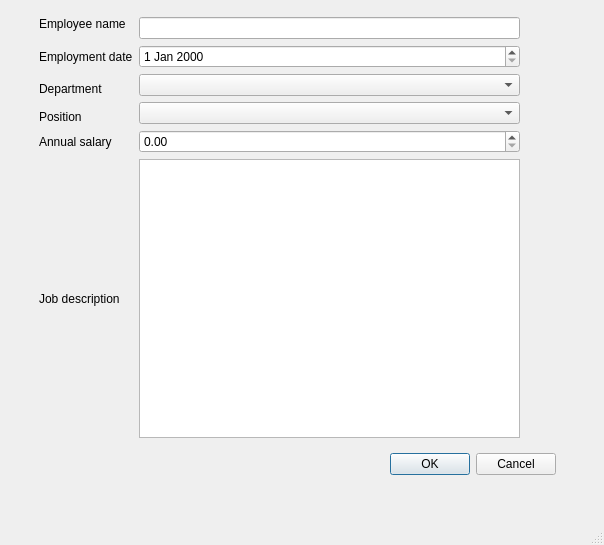
<?xml version="1.0" encoding="UTF-8"?>
<ui version="4.0">
 <class>MainWindow</class>
 <widget class="QMainWindow" name="MainWindow">
  <property name="geometry">
   <rect>
    <x>0</x>
    <y>0</y>
    <width>604</width>
    <height>545</height>
   </rect>
  </property>
  <property name="windowTitle">
   <string>Employment Record</string>
  </property>
  <widget class="QWidget" name="centralwidget">
   <widget class="QWidget" name="layoutWidget">
    <property name="geometry">
     <rect>
      <x>39</x>
      <y>17</y>
      <width>481</width>
      <height>421</height>
     </rect>
    </property>
    <layout class="QGridLayout" name="gridLayout">
     <item row="0" column="0">
      <widget class="QLabel" name="emp_name">
       <property name="text">
        <string>Employee name</string>
       </property>
      </widget>
     </item>
     <item row="0" column="1" rowspan="2">
      <widget class="QLineEdit" name="emp_name_entry"/>
     </item>
     <item row="2" column="1">
      <widget class="QDateEdit" name="dateEdit"/>
     </item>
     <item row="3" column="1" rowspan="2">
      <widget class="QComboBox" name="comboBox"/>
     </item>
     <item row="5" column="1" rowspan="2">
      <widget class="QComboBox" name="position_list"/>
     </item>
     <item row="7" column="1">
      <widget class="QDoubleSpinBox" name="salary"/>
     </item>
     <item row="8" column="1">
      <widget class="QTextBrowser" name="text_description"/>
     </item>
     <item row="8" column="0">
      <widget class="QLabel" name="description">
       <property name="text">
        <string>Job description</string>
       </property>
      </widget>
     </item>
     <item row="7" column="0">
      <widget class="QLabel" name="ann_salary">
       <property name="text">
        <string>Annual salary</string>
       </property>
      </widget>
     </item>
     <item row="6" column="0">
      <widget class="QLabel" name="position">
       <property name="text">
        <string>Position</string>
       </property>
      </widget>
     </item>
     <item row="4" column="0">
      <widget class="QLabel" name="depart">
       <property name="text">
        <string>Department</string>
       </property>
      </widget>
     </item>
     <item row="2" column="0">
      <widget class="QLabel" name="emp_daate">
       <property name="text">
        <string>Employment date</string>
       </property>
      </widget>
     </item>
    </layout>
   </widget>
   <widget class="QDialogButtonBox" name="buttonBox">
    <property name="geometry">
     <rect>
      <x>380</x>
      <y>450</y>
      <width>176</width>
      <height>28</height>
     </rect>
    </property>
    <property name="standardButtons">
     <set>QDialogButtonBox::Cancel|QDialogButtonBox::Ok</set>
    </property>
   </widget>
  </widget>
  <widget class="QMenuBar" name="menubar">
   <property name="geometry">
    <rect>
     <x>0</x>
     <y>0</y>
     <width>604</width>
     <height>22</height>
    </rect>
   </property>
  </widget>
  <widget class="QStatusBar" name="statusbar"/>
 </widget>
 <tabstops>
  <tabstop>emp_name_entry</tabstop>
  <tabstop>dateEdit</tabstop>
  <tabstop>comboBox</tabstop>
  <tabstop>position_list</tabstop>
  <tabstop>salary</tabstop>
  <tabstop>text_description</tabstop>
 </tabstops>
 <resources/>
 <connections/>
</ui>
